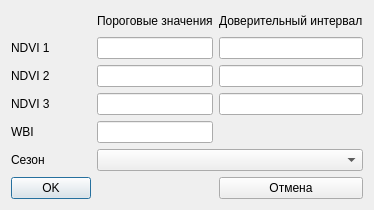
<?xml version="1.0" encoding="UTF-8"?>
<ui version="4.0">
 <class>DlgRoutMove2</class>
 <widget class="QDialog" name="DlgRoutMove2">
  <property name="geometry">
   <rect>
    <x>0</x>
    <y>0</y>
    <width>344</width>
    <height>203</height>
   </rect>
  </property>
  <property name="windowTitle">
   <string>Dialog</string>
  </property>
  <layout class="QGridLayout" name="gridLayout">
   <item row="0" column="0">
    <spacer name="horizontalSpacer_2">
     <property name="orientation">
      <enum>Qt::Horizontal</enum>
     </property>
     <property name="sizeHint" stdset="0">
      <size>
       <width>30</width>
       <height>20</height>
      </size>
     </property>
    </spacer>
   </item>
   <item row="0" column="1">
    <widget class="QLabel" name="label_5">
     <property name="text">
      <string>Пороговые значения</string>
     </property>
    </widget>
   </item>
   <item row="0" column="2">
    <widget class="QLabel" name="label_6">
     <property name="text">
      <string>Доверительный интервал</string>
     </property>
    </widget>
   </item>
   <item row="1" column="0">
    <widget class="QLabel" name="label">
     <property name="text">
      <string>NDVI 1</string>
     </property>
    </widget>
   </item>
   <item row="1" column="1">
    <widget class="QLineEdit" name="EditPorNDVI1"/>
   </item>
   <item row="1" column="2">
    <widget class="QLineEdit" name="EditDeltaNDVI1"/>
   </item>
   <item row="2" column="0">
    <widget class="QLabel" name="label_2">
     <property name="text">
      <string>NDVI 2</string>
     </property>
    </widget>
   </item>
   <item row="2" column="1">
    <widget class="QLineEdit" name="EditPorNDVI2"/>
   </item>
   <item row="2" column="2">
    <widget class="QLineEdit" name="EditDeltaNDVI2"/>
   </item>
   <item row="3" column="0">
    <widget class="QLabel" name="label_3">
     <property name="text">
      <string>NDVI 3</string>
     </property>
    </widget>
   </item>
   <item row="3" column="1">
    <widget class="QLineEdit" name="EditPorNDVI3"/>
   </item>
   <item row="3" column="2">
    <widget class="QLineEdit" name="EditDeltaNDVI3"/>
   </item>
   <item row="4" column="0">
    <widget class="QLabel" name="label_4">
     <property name="text">
      <string>WBI</string>
     </property>
    </widget>
   </item>
   <item row="4" column="1">
    <widget class="QLineEdit" name="EditPorWBI"/>
   </item>
   <item row="4" column="2">
    <spacer name="horizontalSpacer">
     <property name="orientation">
      <enum>Qt::Horizontal</enum>
     </property>
     <property name="sizeHint" stdset="0">
      <size>
       <width>130</width>
       <height>20</height>
      </size>
     </property>
    </spacer>
   </item>
   <item row="6" column="0">
    <widget class="QLabel" name="label_7">
     <property name="text">
      <string>Сезон</string>
     </property>
    </widget>
   </item>
   <item row="6" column="1" colspan="2">
    <widget class="QComboBox" name="ComboFen"/>
   </item>
   <item row="5" column="0">
    <spacer name="verticalSpacer">
     <property name="orientation">
      <enum>Qt::Vertical</enum>
     </property>
     <property name="sizeHint" stdset="0">
      <size>
       <width>20</width>
       <height>40</height>
      </size>
     </property>
    </spacer>
   </item>
   <item row="5" column="1">
    <spacer name="verticalSpacer_2">
     <property name="orientation">
      <enum>Qt::Vertical</enum>
     </property>
     <property name="sizeHint" stdset="0">
      <size>
       <width>20</width>
       <height>40</height>
      </size>
     </property>
    </spacer>
   </item>
   <item row="5" column="2">
    <spacer name="verticalSpacer_3">
     <property name="orientation">
      <enum>Qt::Vertical</enum>
     </property>
     <property name="sizeHint" stdset="0">
      <size>
       <width>20</width>
       <height>40</height>
      </size>
     </property>
    </spacer>
   </item>
   <item row="7" column="0">
    <widget class="QPushButton" name="ButtonOK">
     <property name="text">
      <string>OK</string>
     </property>
    </widget>
   </item>
   <item row="7" column="2">
    <widget class="QPushButton" name="pushButton_2">
     <property name="text">
      <string>Отмена</string>
     </property>
    </widget>
   </item>
  </layout>
 </widget>
 <resources/>
 <connections/>
</ui>
